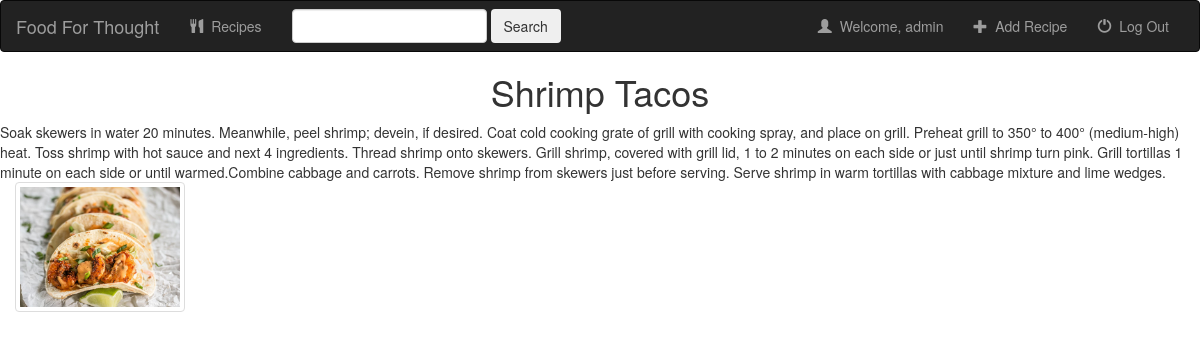
/recipe/15/ (signed in), run on the app's committed database.
### recipe/models.py (models this page shows, shortened)
class RecipeD(models.Model):
	user = models.ForeignKey(User, default=1)
	Name = models.CharField(max_length=250)
	post = models.CharField(max_length = 10000000, default="")
	Cuisine = models.CharField(max_length=250)
	created = models.DateTimeField(auto_now_add=True, blank=False, null=True)
	RecipeProcedure = models.CharField(max_length = 1000000)
	RecipePicture = models.FileField(default="")

### recipe/views.py (the view)
# urls.py: url(r'^(?P<pk>[0-9]+)/$', views.DetailView.as_view(), name='detail'),
class DetailView(generic.DetailView):
	model = RecipeD
	template_name = 'recipe/detail.html'

### recipe/templates/recipe/detail.html (shortened to what this page needs)
<head>
    <link rel="stylesheet" href="https://maxcdn.bootstrapcdn.com/bootstrap/3.3.6/css/bootstrap.min.css">
</head>
<nav class="navbar navbar-inverse">
    <div class ="container-fluid">
    <div class="navbar-header">
        <a class="navbar-brand" href="{% url 'recipe:index' %}">Food For Thought</a>
    </div>
    <div class="collapse navbar-collapse">
        <ul class="nav navbar-nav">
            <li clas="">
                <a href="">
                    <span class="glyphicon glyphicon-cutlery"></span>&nbsp;
                    Recipes
                </a>
            </li>
        </ul>
        <form class="navbar-form navbar-left" role="search" method="get" action="#">
            <div class="form-group">
                <input type="text" class="form-control" name="q" value="">
            </div>
            <button type="submit" class=btn btn-default">Search</button>
        </form>
        <ul class = "nav navbar-nav navbar-right">
            <li class="">
                <a href="{% url 'recipe:index' %}">
                    <span class="glyphicon glyphicon-user"></span>&nbsp;
                    Welcome, {{user}}
                </a>
            </li>
            <li class="">
                <a href="{% url 'recipe:recipe-add'%}">
                    <span class="glyphicon glyphicon-plus"></span>&nbsp;
                    Add Recipe
                </a>
            </li>
            <li class="">
                <a href="{% url 'recipe:logout_user' %}">
                    <span class="glyphicon glyphicon-off"></span>&nbsp;
                    Log Out
                </a>
            </li>
        </ul>
    </div>
    </div>
</nav>
<body style='background-color: white;'>
<h1><center>{{reciped.Name}}</center></h1>
<p1>{{reciped.RecipeProcedure}}</p1>
<br>
<div class = "col-sm-4 col-lg-2">
<div class = "thumbnail">
<img src = {{reciped.RecipePicture.url}}/>
</div>
</div>
</body>

### data on the page
RecipeD: Name "Shrimp Tacos", RecipeProcedure "Soak skewers in water 20 minutes. Meanwhile, peel shrimp; devein, if desired. Coat cold cooking grate of grill with cooking spray, and place on grill. Preheat grill to 350° to 400° (medium-high) heat. Toss shrimp with hot sauce and next 4 ingredients. Thread shrimp onto skewers. Grill shrimp, covered with grill lid, 1 to 2 minutes on each side or just until shrimp turn pink. Grill tortillas 1 minute on each side or until warmed.Combine cabbage and carrots. Remove shrimp from skewers just before serving. Serve shrimp in warm tortillas with cabbage mixture and lime wedges.", RecipePicture (picture)

### other printed values
{{ user }} "admin"
